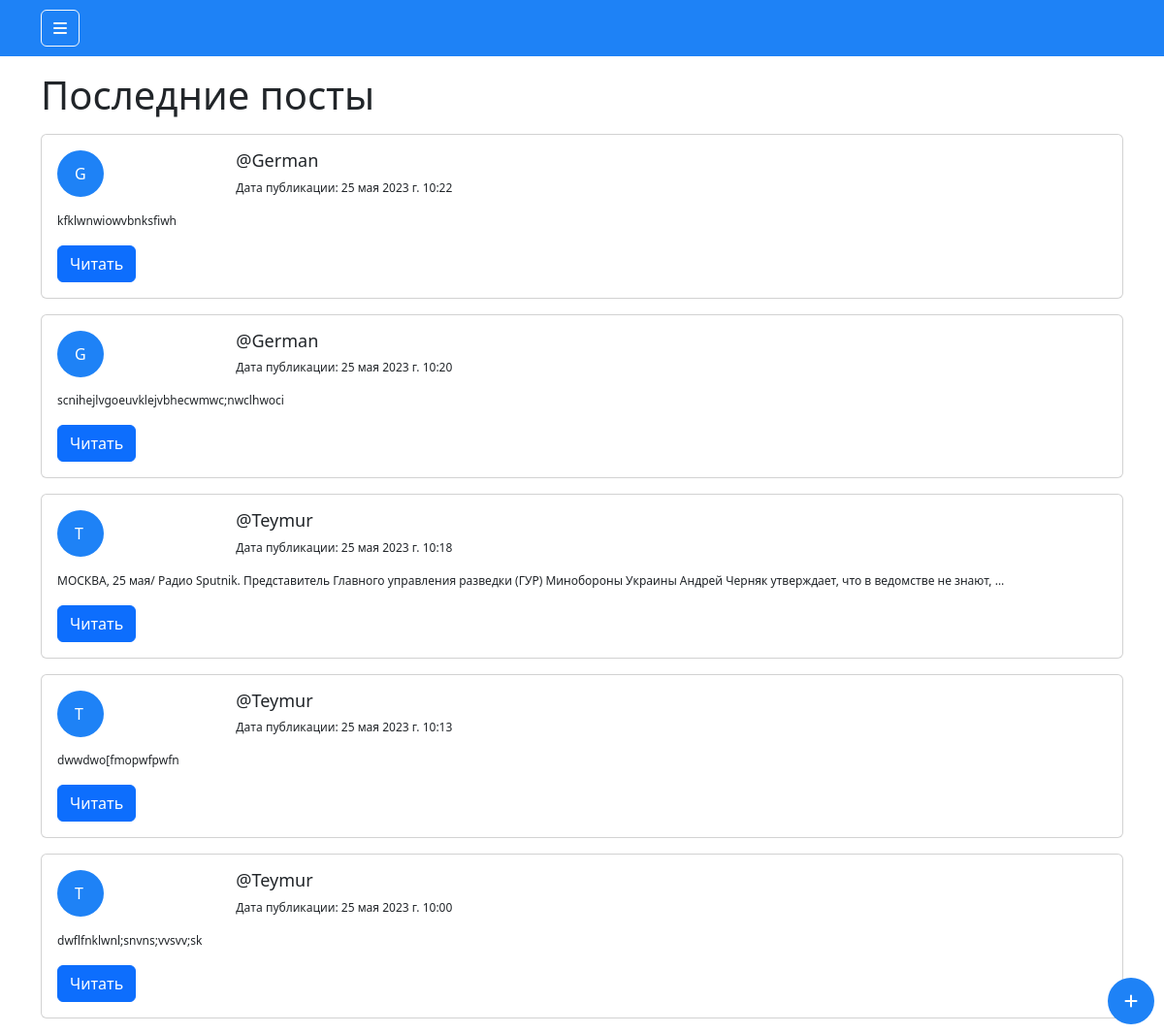
The page / on the database its author committed.
### coreApp/models.py (models this page shows, shortened)
class Twit(models.Model):
    content = models.TextField("Контент")
    postDate = models.DateTimeField("Дата публикации", default=datetime.now)
    twitImage = models.CharField("Ссылка на изображение", max_length=500, null=True, blank=True)
    userPost = models.ForeignKey(User, on_delete=models.CASCADE, verbose_name="Автор", default="")
    class Meta:
        verbose_name = "Пост"
        verbose_name_plural = "Посты"

### coreApp/views.py (the view)
# urls.py: path('', views.homePage, name='homePage'),
def homePage(request):
    twits = Twit.objects.all().order_by('-postDate')
    return render(request, "app/home.html", {
        'twits': twits
    })

### coreApp/templates/app/home.html (shortened to what this page needs)
{% extends '../base.html' %}
{% block content %}
    <a href="{% url 'addPost' %}" class="fixed-button">
        <i class="fa-solid fa-plus"></i>
    </a>
    <div class="content">
        <div class="container">
            <div class="posts">
                <h1 class="mt-3 mb-3">Последние посты</h1>
                {% for twit in twits %}
                <div class="card mb-3">
                    <div class="card-body">
                        <div class="user-data">
                            <div class="row">
                                <div class="col-2">
                                    <div class="avatar">
                                        <p class="letter">{{ twit.userPost|make_list|first }}</p>
                                    </div>
                                </div>
                                <div class="col-10">
                                    <div class="username">
                                        <h4>@{{ twit.userPost }}</h4>
                                        <p>Дата публикации: {{ twit.postDate }}</p>
                                    </div>
                                </div>
                            </div>
                        </div>
                        <div class="user-content">
                            <p>{{ twit.content|truncatewords:20 }}</p>
                        </div>
                        <a href="{% url 'postDetail' pk=twit.pk %}" class="btn btn-primary">Читать</a>
                    </div>
                </div>
                {% endfor %}
            </div>
        </div>
    </div>
{% endblock %}

### coreApp/templates/base.html (shortened to what this page needs)
{% load static %}
<!DOCTYPE html>
<html lang="en">
<head>
    <link rel="stylesheet" href="{% static './css/style.css' %}">
    <link rel="stylesheet" href="{% static './css/bootstrap.min.css' %}">
    <link rel="stylesheet" href="https://cdnjs.cloudflare.com/ajax/libs/font-awesome/6.2.1/css/all.min.css" />
</head>
<body>
    <header class="header">
        <div class="container">
            <button class="btn btn-outline-light" type="button" data-bs-toggle="offcanvas" data-bs-target="#offcanvasExample" aria-controls="offcanvasExample">
                <i class="fa-solid fa-bars"></i>
            </button>
        </div>
    </header>
    {% block content %}
    {% endblock %}
</body>
</html>

### coreApp/static/css/style.css (style rules this page uses)
.header { background-color: #1e82f6; padding: 10px 0; }
.avatar { width: 48px; height: 48px; background-color: #1e82f6; border-radius: 50%; color: #fff; }
.letter { position: relative; top: 12px; left: 18px; }
.username h4 { font-size: 18px; }
.username p { font-size: 12px; }
.user-content p { text-align: justify; font-size: 12px; }
.fixed-button { z-index: 99; position: fixed; bottom: 10px; right: 10px; width: 48px; height: 48px; border-radius: 50%; background-color: #1e82f6; color: #fff; transition: 0.3s ease-in-out; }
.fixed-button i { position: relative; top: 12px; left: 17px; }

### rows shown on the page
Twit: userPost|make_list "G", userPost "German", postDate "25 мая 2023 г. 10:22", content "kfklwnwiowvbnksfiwh"
Twit: userPost|make_list "G", userPost "German", postDate "25 мая 2023 г. 10:20", content "scnihejlvgoeuvklejvbhecwmwc;nwclhwoci"
Twit: userPost|make_list "T", userPost "Teymur", postDate "25 мая 2023 г. 10:18", content "МОСКВА, 25 мая/ Радио Sputnik. Представитель Главного управления разведки (ГУР) Минобороны Украины Андрей Черняк утверждает, что в ведомстве не знают, …"
Twit: userPost|make_list "T", userPost "Teymur", postDate "25 мая 2023 г. 10:13", content "dwwdwo[fmopwfpwfn"
Twit: userPost|make_list "T", userPost "Teymur", postDate "25 мая 2023 г. 10:00", content "dwflfnklwnl;snvns;vvsvv;sk"
